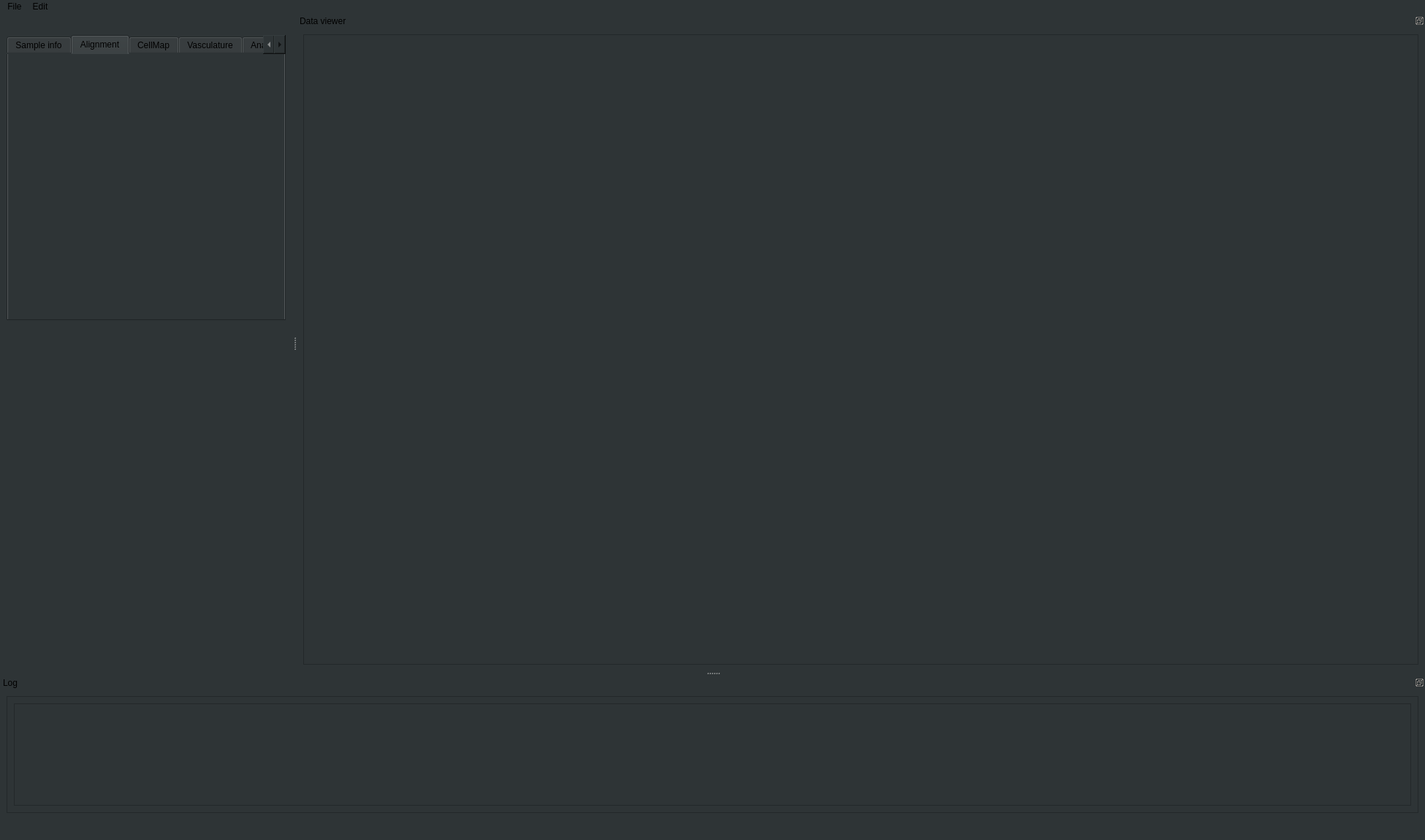
<?xml version="1.0" encoding="UTF-8"?>
<ui version="4.0">
 <class>ClearMapGui</class>
 <widget class="QMainWindow" name="ClearMapGui">
  <property name="geometry">
   <rect>
    <x>0</x>
    <y>0</y>
    <width>1950</width>
    <height>1150</height>
   </rect>
  </property>
  <property name="minimumSize">
   <size>
    <width>1600</width>
    <height>1000</height>
   </size>
  </property>
  <property name="windowTitle">
   <string>ClearMapGui</string>
  </property>
  <property name="styleSheet">
   <string notr="true">background-color: rgb(46, 52, 54);</string>
  </property>
  <widget class="QWidget" name="centralwidget">
   <property name="maximumSize">
    <size>
     <width>400</width>
     <height>820</height>
    </size>
   </property>
   <layout class="QHBoxLayout" name="horizontalLayout">
    <item>
     <layout class="QVBoxLayout" name="verticalLayout">
      <item>
       <widget class="QLabel" name="logoLabel">
        <property name="maximumSize">
         <size>
          <width>50</width>
          <height>30</height>
         </size>
        </property>
        <property name="text">
         <string/>
        </property>
        <property name="pixmap">
         <pixmap>logo_cyber.png</pixmap>
        </property>
        <property name="scaledContents">
         <bool>true</bool>
        </property>
        <property name="alignment">
         <set>Qt::AlignCenter</set>
        </property>
       </widget>
      </item>
      <item>
       <widget class="QTabWidget" name="tabWidget">
        <property name="currentIndex">
         <number>1</number>
        </property>
        <widget class="QWidget" name="sample_tab">
         <attribute name="title">
          <string>Sample info</string>
         </attribute>
        </widget>
        <widget class="QWidget" name="alignment_tab">
         <attribute name="title">
          <string>Alignment</string>
         </attribute>
        </widget>
        <widget class="QWidget" name="cell_map_tab">
         <attribute name="title">
          <string>CellMap</string>
         </attribute>
        </widget>
        <widget class="QWidget" name="tab_2">
         <attribute name="title">
          <string>Vasculature</string>
         </attribute>
        </widget>
        <widget class="QWidget" name="tab">
         <attribute name="title">
          <string>Analysis</string>
         </attribute>
        </widget>
       </widget>
      </item>
      <item>
       <spacer name="verticalSpacer">
        <property name="orientation">
         <enum>Qt::Vertical</enum>
        </property>
        <property name="sizeHint" stdset="0">
         <size>
          <width>20</width>
          <height>40</height>
         </size>
        </property>
       </spacer>
      </item>
     </layout>
    </item>
   </layout>
  </widget>
  <widget class="QMenuBar" name="menubar">
   <property name="geometry">
    <rect>
     <x>0</x>
     <y>0</y>
     <width>1950</width>
     <height>21</height>
    </rect>
   </property>
   <widget class="QMenu" name="file_menu">
    <property name="title">
     <string>File</string>
    </property>
   </widget>
   <widget class="QMenu" name="menuEdit">
    <property name="title">
     <string>Edit</string>
    </property>
    <addaction name="actionPreferences"/>
   </widget>
   <addaction name="file_menu"/>
   <addaction name="menuEdit"/>
  </widget>
  <widget class="QStatusBar" name="statusbar">
   <property name="font">
    <font>
     <pointsize>14</pointsize>
    </font>
   </property>
  </widget>
  <widget class="QDockWidget" name="dockWidget">
   <property name="minimumSize">
    <size>
     <width>108</width>
     <height>127</height>
    </size>
   </property>
   <property name="baseSize">
    <size>
     <width>0</width>
     <height>127</height>
    </size>
   </property>
   <property name="features">
    <set>QDockWidget::DockWidgetFloatable|QDockWidget::DockWidgetMovable</set>
   </property>
   <property name="allowedAreas">
    <set>Qt::AllDockWidgetAreas</set>
   </property>
   <property name="windowTitle">
    <string>Log</string>
   </property>
   <attribute name="dockWidgetArea">
    <number>8</number>
   </attribute>
   <widget class="QWidget" name="dockWidgetContents">
    <layout class="QHBoxLayout" name="horizontalLayout_3">
     <item>
      <widget class="QFrame" name="frame_3">
       <property name="frameShape">
        <enum>QFrame::StyledPanel</enum>
       </property>
       <property name="frameShadow">
        <enum>QFrame::Raised</enum>
       </property>
       <layout class="QHBoxLayout" name="horizontalLayout_4">
        <item>
         <widget class="QTextBrowser" name="textBrowser">
          <property name="font">
           <font>
            <family>Monospace</family>
            <pointsize>12</pointsize>
           </font>
          </property>
         </widget>
        </item>
       </layout>
      </widget>
     </item>
    </layout>
   </widget>
  </widget>
  <widget class="QDockWidget" name="graphDock">
   <property name="minimumSize">
    <size>
     <width>1529</width>
     <height>900</height>
    </size>
   </property>
   <property name="baseSize">
    <size>
     <width>0</width>
     <height>1748</height>
    </size>
   </property>
   <property name="features">
    <set>QDockWidget::DockWidgetFloatable|QDockWidget::DockWidgetMovable</set>
   </property>
   <property name="windowTitle">
    <string>Data viewer</string>
   </property>
   <attribute name="dockWidgetArea">
    <number>2</number>
   </attribute>
   <widget class="QWidget" name="dataViewerDockWidgetContents">
    <property name="minimumSize">
     <size>
      <width>1529</width>
      <height>0</height>
     </size>
    </property>
    <layout class="QHBoxLayout" name="horizontalLayout_6">
     <item>
      <layout class="QGridLayout" name="graphLayout">
       <item row="0" column="0">
        <widget class="QFrame" name="frame">
         <property name="frameShape">
          <enum>QFrame::StyledPanel</enum>
         </property>
         <property name="frameShadow">
          <enum>QFrame::Raised</enum>
         </property>
         <layout class="QHBoxLayout" name="horizontalLayout_8"/>
        </widget>
       </item>
      </layout>
     </item>
    </layout>
   </widget>
  </widget>
  <action name="actionPreferences">
   <property name="text">
    <string>Preferences</string>
   </property>
  </action>
 </widget>
 <resources/>
 <connections/>
 <slots>
  <slot>spin_slot()</slot>
 </slots>
</ui>
